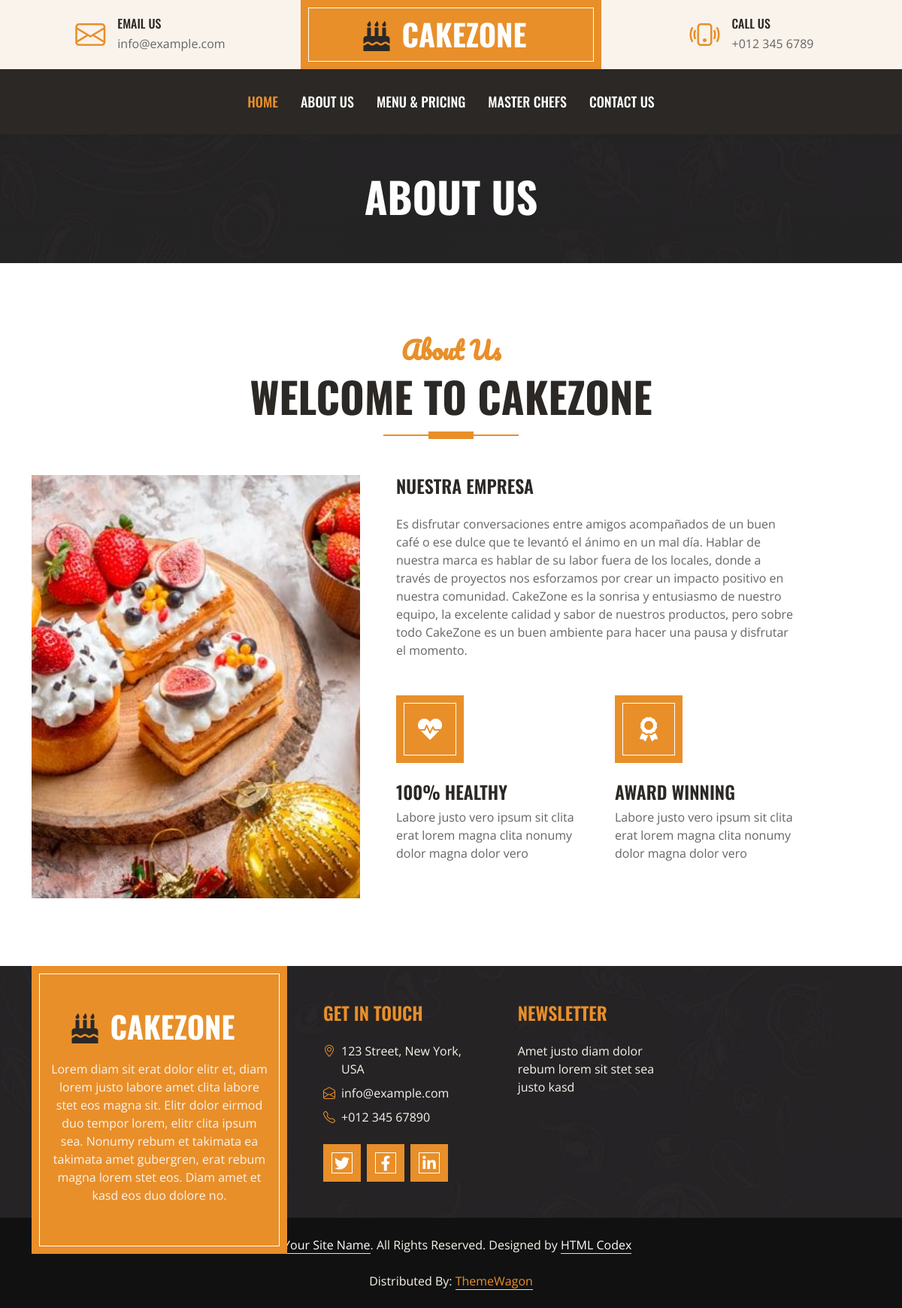
The page /about/ on the database its author committed.
### about/models.py (models this page shows)
class Project(models.Model):
    title=models.CharField(max_length=100, verbose_name='Título')
    description=models.TextField(verbose_name='Descripción')
    image=models.ImageField(verbose_name='Imagen', upload_to='projects')
    author=models.ForeignKey(User, verbose_name='Autor', on_delete=models.CASCADE, null=True)
    create=models.DateTimeField(auto_now_add=True, verbose_name='Fecha de Creación')
    updated=models.DateTimeField(auto_now=True, verbose_name='Fecha de Actualización')
    class Meta:
        verbose_name='Proyecto'
        verbose_name_plural='Proyectos'
        ordering=['-create']
    def __str__(self):
        return self.title

### about/views.py (the view)
# urls.py: path('', aboutViews.about, name="about"),
def about(request):
    projects=Project.objects.all()
    return render(request, "about/about.html", {'listProjects':projects})

### redes/processors.py (called while the page is built)
def context(request):
    dict={}
    listRedes=Redes.objects.all()
    for redes in listRedes:
        dict[redes.key]=redes.url
    return dict

### about/templates/about/about.html
{% extends 'core/base.html' %}
{% block  header%}
<div class="container-fluid bg-dark bg-img p-5 mb-5">
    <div class="row">
        <div class="col-12 text-center">
            <h1 class="display-4 text-uppercase text-white">About Us</h1>
        </div>
    </div>
</div>
{% endblock  %}
{% block content %}
{% load static %}
<div class="container-fluid pt-5">
    <div class="container">
        <div class="section-title position-relative text-center mx-auto mb-5 pb-3" style="max-width: 600px;">
            <h2 class="text-primary font-secondary">About Us</h2>
            <h1 class="display-4 text-uppercase">Welcome To CakeZone</h1>
        </div>
        {% for project in listProjects %}
        <div class="row gx-5">
            <div class="col-lg-5 mb-5 mb-lg-0" style="min-height: 400px;">
                <div class="position-relative h-100">
                    <img class="position-absolute w-100 h-100" src="{{project.image.url}}" style="object-fit: cover;">
                </div>
            </div>
            <div class="col-lg-6 pb-5">
                <h4 class="mb-4">{{project.title}}</h4>
                <p class="mb-5">{{project.description}}</p>
{% endfor %}
                <div class="row g-5">
                    <div class="col-sm-6">
                        <div class="d-flex align-items-center justify-content-center bg-primary border-inner mb-4" style="width: 90px; height: 90px;">
                            <i class="fa fa-heartbeat fa-2x text-white"></i>
                        </div>
                        <h4 class="text-uppercase">100% Healthy</h4>
                        <p class="mb-0">Labore justo vero ipsum sit clita erat lorem magna clita nonumy dolor magna dolor vero</p>
                    </div>
                    <div class="col-sm-6">
                        <div class="d-flex align-items-center justify-content-center bg-primary border-inner mb-4" style="width: 90px; height: 90px;">
                            <i class="fa fa-award fa-2x text-white"></i>
                        </div>
                        <h4 class="text-uppercase">Award Winning</h4>
                        <p class="mb-0">Labore justo vero ipsum sit clita erat lorem magna clita nonumy dolor magna dolor vero</p>
                    </div>
                </div>
            </div>
        </div>
    </div>
</div>
{% endblock %}

### core/static/core/css/style.css (style rules this page uses)
:root { --primary: #E88F2A; --secondary: #FAF3EB; --light: #FFFFFF; --dark: #2B2825; }
.font-secondary { font-family: 'Pacifico', cursive; }
h1, h2, .font-weight-bold { font-weight: 700 !important; }
h3, h4, .font-weight-semi-bold { font-weight: 600 !important; }
.border-inner { position: relative; }
.border-inner * { position: relative; z-index: 1; }
.border-inner::before { position: absolute; content: ""; top: 10px; right: 10px; bottom: 10px; left: 10px; background: none; border: 1px solid var(--light); z-index: 0; }
.section-title::before { position: absolute; content: ""; width: 60px; height: 10px; left: 50%; bottom: 0; margin-left: -30px; background: var(--primary); }
.section-title::after { position: absolute; content: ""; width: 180px; height: 2px; left: 50%; bottom: 4px; margin-left: -90px; background: var(--primary); }
.bg-img { background: linear-gradient(rgba(43, 40, 37, .5), rgba(43, 40, 37, .5)), url(../img/bg.jpg) center center no-repeat; background-size: cover; }

### rows shown on the page
Project: image (picture), title "NUESTRA EMPRESA", description "Es disfrutar conversaciones entre amigos acompañados de un buen café o ese dulce que te levantó el ánimo en un mal día. Hablar de nuestra marca es hablar de su labor fuera de los locales, donde a través de proyectos nos esforzamos por crear un impacto positivo en nuestra comunidad. CakeZone es la sonrisa y entusiasmo de nuestro equipo, la excelente calidad y sabor de nuestros productos, pero sobre todo CakeZone es un buen ambiente para hacer una pausa y disfrutar el momento."
